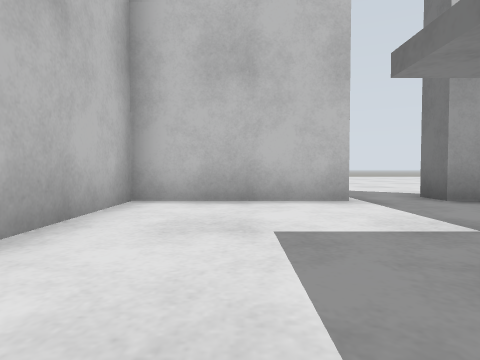
view 1 (above)

16 first-person views from a walk through a world built for the Gazebo simulator. The camera is 0.5 m above the floor, tilts 2° down and sees 75° across. The floor is counted in squares, 1 m on a side. Each view is taken from the middle of a square. On the plan, view 1 faces up. The plan holds only what a view shows up to about 9 squares ahead; the rest is blank.

view 2
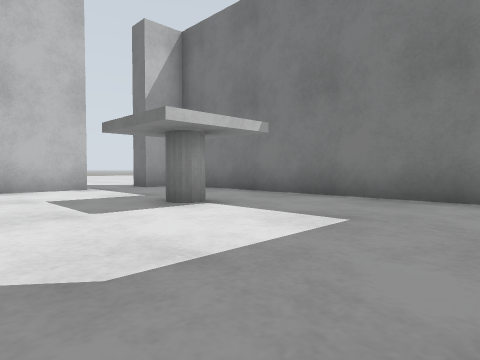

view 3
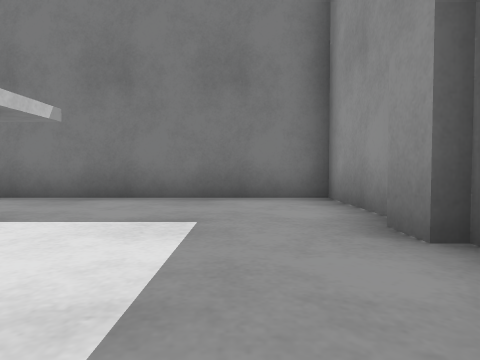

view 4
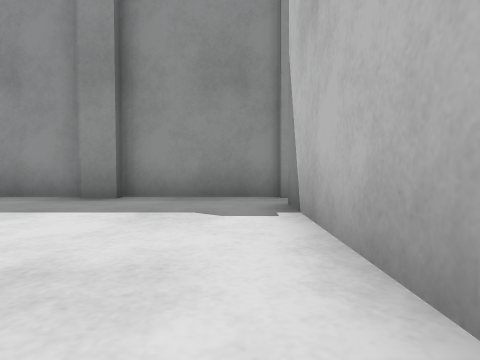

view 5
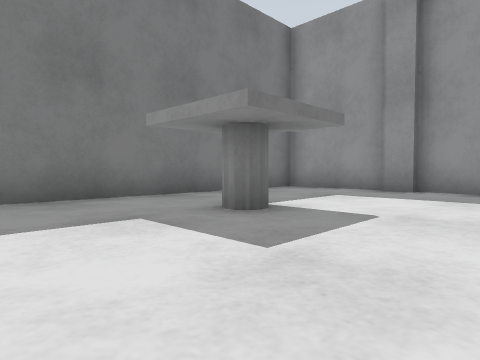

view 6
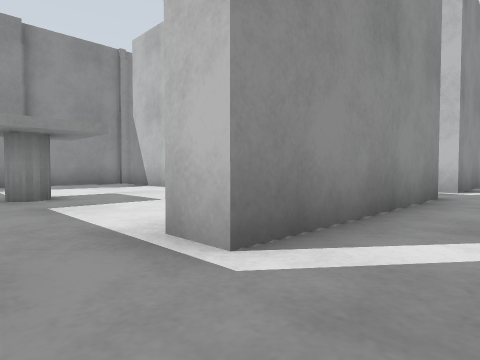

view 7
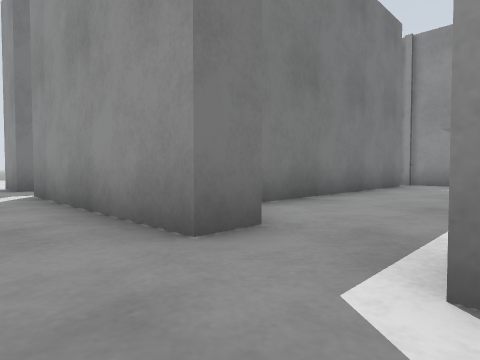

view 8
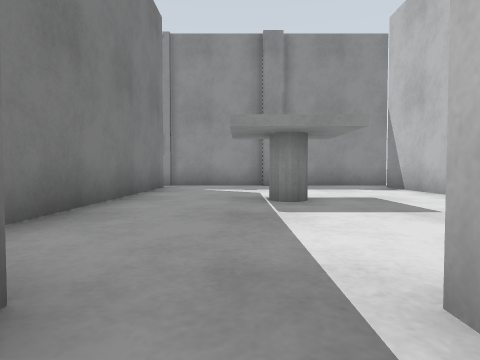

view 9
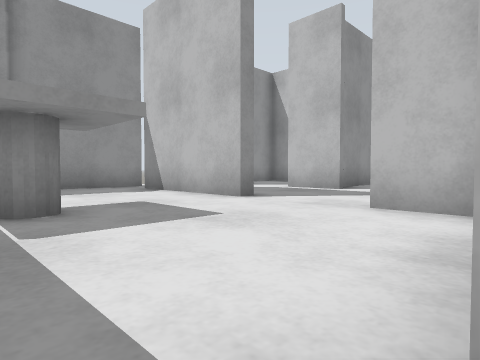

view 10
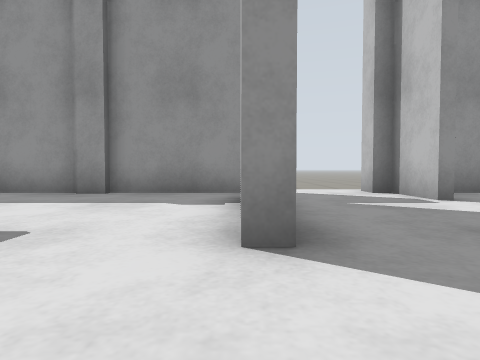

view 11
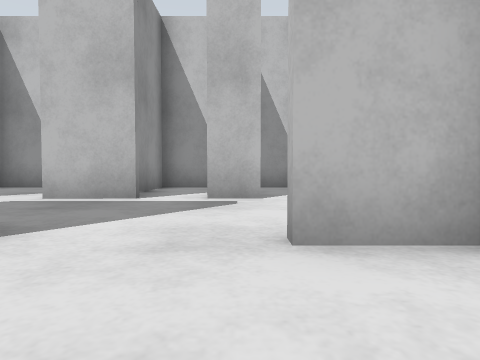

view 12
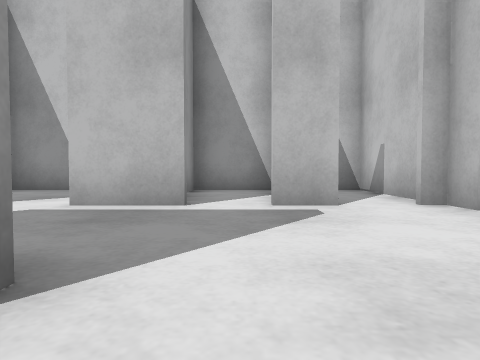

view 13
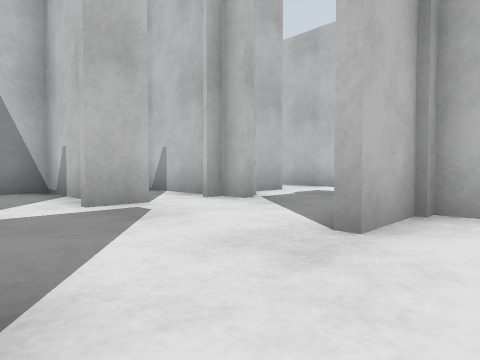

view 14
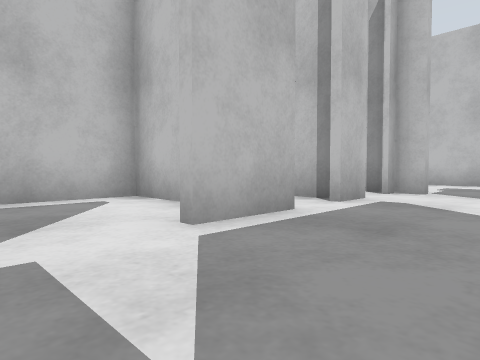

view 15
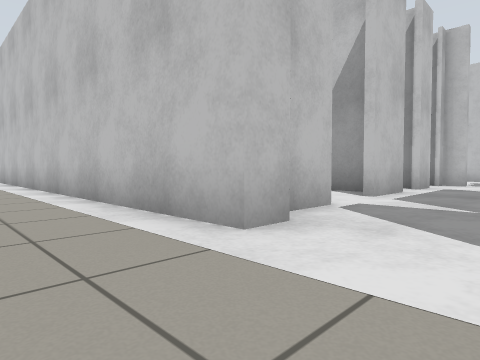

view 16
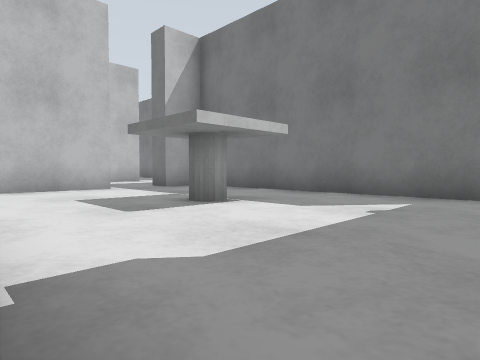

### Floor plan
Points are (right, up) in squares from view 1. A wall is a line through its corners. A room is listed if a view was taken in it or the views show most of it. See-through windows are left out.
Room 1 (views 1, 2, 3, 4, 5)
walls: (2.9, 0.1) (1.1, 0.1) (1.1, 1.9); (1, -3.3) (1.8, -3.3); (1.8, -3.5) (4.4, -3.5) (4.4, 1.4); (-1.9, -3.5) (1.1, -3.5); (0.5, 4.9) (-1.7, 4.9) (-1.7, -2.6)
ways out: opening at (-2, -3) to room 6; opening at (1, 3.5) to room 9
Room 2 (views 6, 7, 8, 9, 15)
walls: (-11.7, 7.2) (-11.7, 6.2); (-10.4, 9.1) (-11.8, 9.1); (-11.3, 4.9) (-11.3, 4.5); (-7.4, 5.6) (-4.7, 5.6) (-4.7, 4.9); (-10.8, -3.5) (-10.8, -4.2) (-20, -4.2); (-3.1, 4.8) (-3.1, 5.6) (1.7, 5.6) (1.7, 4.9); (3.2, 4.9) (3.2, 5.6) (4.8, 5.6)
ways out: opening at (-9.5, -4) to room 4; opening at (-9.5, 5) to room 5; opening at (-4, 5) to room 8; opening at (2.5, 5) to room 9
Room 3 (views 10, 11, 12, 13)
walls: (-8, 1.1) (-8, -0.4); (-5.7, 0.1) (-5.7, 1.9) (-3.9, 1.9); (-4.7, 4.9) (-8, 4.9) (-8, 3.2)
ways out: opening at (-8, 2.5) to room 5; opening at (-6.5, 0.5) to room 6; opening at (-5, 3.5) to room 8
Room 4 (views 14, 16)
walls: (-8.4, -3.5) (-7.4, -3.5); (-11.3, -1.9) (-11.2, -3.5)
ways out: opening at (-9.5, -4) to room 2; opening at (-9.5, 0.5) to room 5; opening at (-8, -3) to room 6; opening at (-11, -1.5) to room 7
Room 5 (no view inside)
walls: (-11.3, 1.3) (-11.3, -0.4); (-11.5, 2.8) (-14.5, 2.8) (-14.5, 1.1); (-11.3, 3.5) (-11.3, 2.3); (-10.8, 4.9) (-11.3, 4.9); (-11.5, 4.9) (-14.5, 4.9) (-14.5, 3.5); (-14.5, 1) (-12.1, 1)
ways out: opening at (-9.5, 5) to room 2; opening at (-8, 2.5) to room 3; opening at (-9.5, 0.5) to room 4
Room 6 (no view inside)
walls: (-5.4, -3.3) (-4.6, -3.3); (-4.6, -3.5) (-2.8, -3.5); (-3.9, 0.1) (-5.7, 0.1); (-7.4, -3.5) (-5.2, -3.5); (-1.9, -2.6) (-1.9, -0.6); (-8, -0.4) (-8, -2.6)
ways out: opening at (-2, -3) to room 1; opening at (-6.5, 0.5) to room 3; opening at (-8, -3) to room 4; opening at (-3, 0) to room 8
Room 7 (no view inside)
walls: (-11.9, 0.7) (-14.5, 0.7); (-13.1, -3.5) (-12.4, -3.5); (-14.5, 1.1) (-14.5, -3.5); (-11.2, -3.5) (-10.8, -3.5)
ways out: opening at (-11, -1.5) to room 4
Room 8 (no view inside)
walls: (-1.9, -0.6) (-1.9, 3.6)
ways out: opening at (-4, 5) to room 2; opening at (-5, 3.5) to room 3; opening at (-3, 0) to room 6
Room 9 (no view inside)
walls: (1.7, 4.9) (0.5, 4.9); (3.9, 4.9) (3.2, 4.9); (1.1, 1.9) (2.9, 1.9); (4.4, 1.4) (4.4, 3.9)
ways out: opening at (1, 3.5) to room 1; opening at (2.5, 5) to room 2

Positions as (right, up) in squares from view 1, and headings:
1: (0, 0), facing up
2: (-1, -3), facing up-right
3: (-1, -2), facing right
4: (-1, 2), facing down
5: (-1, 4), facing down-right
6: (3, 7), facing down-left
7: (-5, 7), facing down-right
8: (-4, 6), facing down
9: (-4, 5), facing down-left
10: (-8, 3), facing down
11: (-6, 3), facing left
12: (-7, 2), facing left
13: (-7, 1), facing up-left
14: (-9, -2), facing up-left
15: (-9, -6), facing up-left
16: (-8, -3), facing up-right
